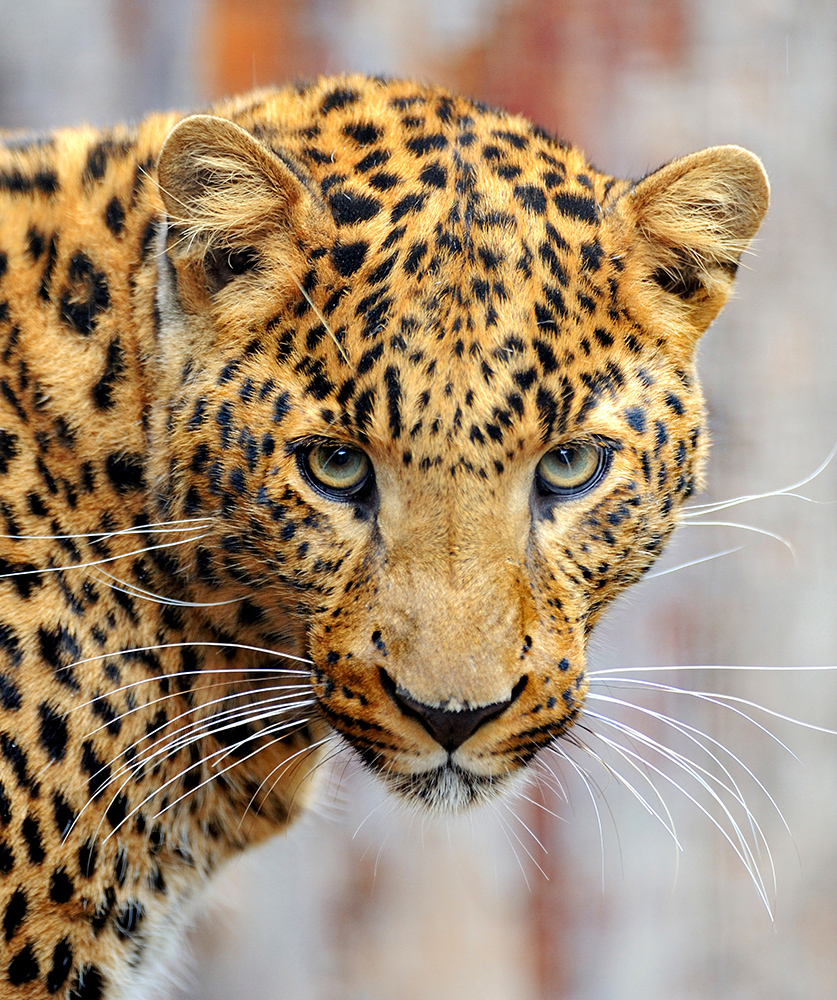
#> input picture dz62/leo.jpg, 837 x 1000 px
$ jupyter execute dz62_2.ipynb
#> lines starting #> are read from the running program, lines starting #| are printed output that depends on the picture
# Завдання

Використовуючи метод густини градієнта (HOG), напишіть код для витягування ознак з зображення.

# Розв'язок

[cell 1]
import cv2
import numpy as np
import matplotlib.pyplot as plt
from skimage.feature import hog
from skimage import data, exposure

[cell 2]
img = cv2.imread('leo.jpg')
#> img is the input picture: shape (1000, 837, 3); mean B, G, R 115.5, 141.6, 164.3
plt.axis('off')
plt.imshow(img)
plt.show()

[cell 3]
fd, hog_image = hog(img, orientations=8, pixels_per_cell=(16, 16),
                    cells_per_block=(1, 1), visualize=True, channel_axis=-1)
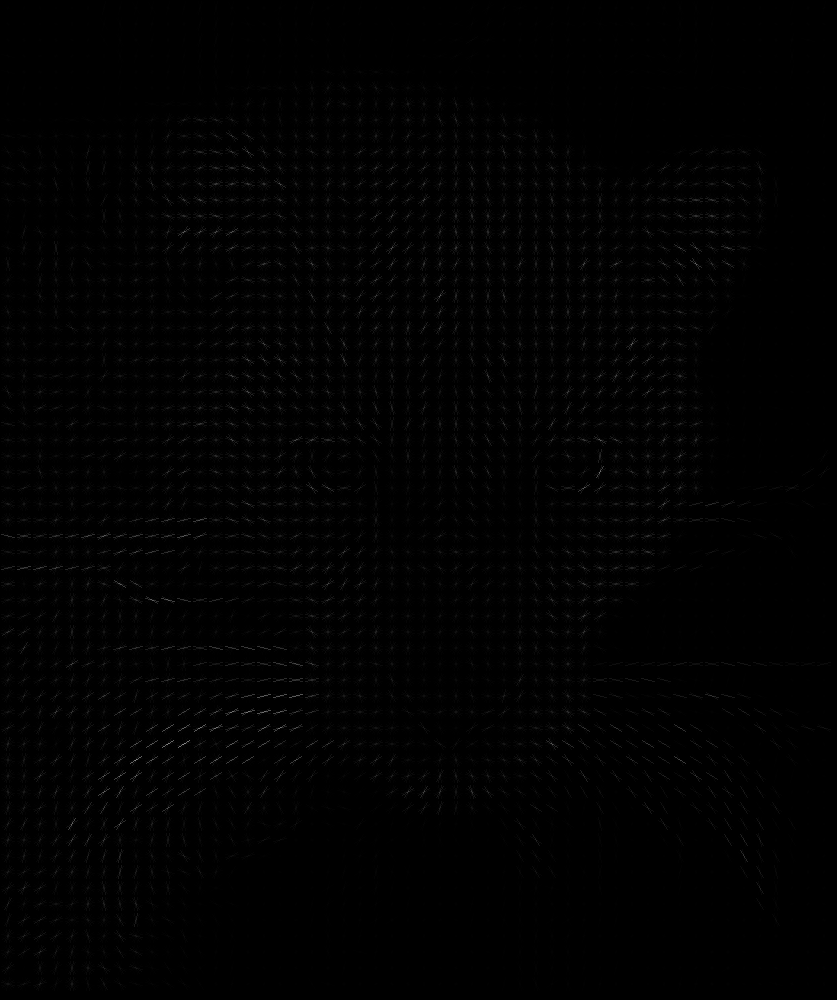
#> hog_image: shape (1000, 837) float64; min 0, max 139.3, mean 1.7

[cell 4]
fig, (ax1, ax2) = plt.subplots(1, 2, figsize=(8, 4), sharex=True, sharey=True)

ax1.axis('off')
ax1.imshow(img, cmap=plt.cm.gray)
ax1.set_title('Input image')

hog_image_rescaled = exposure.rescale_intensity(hog_image, in_range=(0, 10))
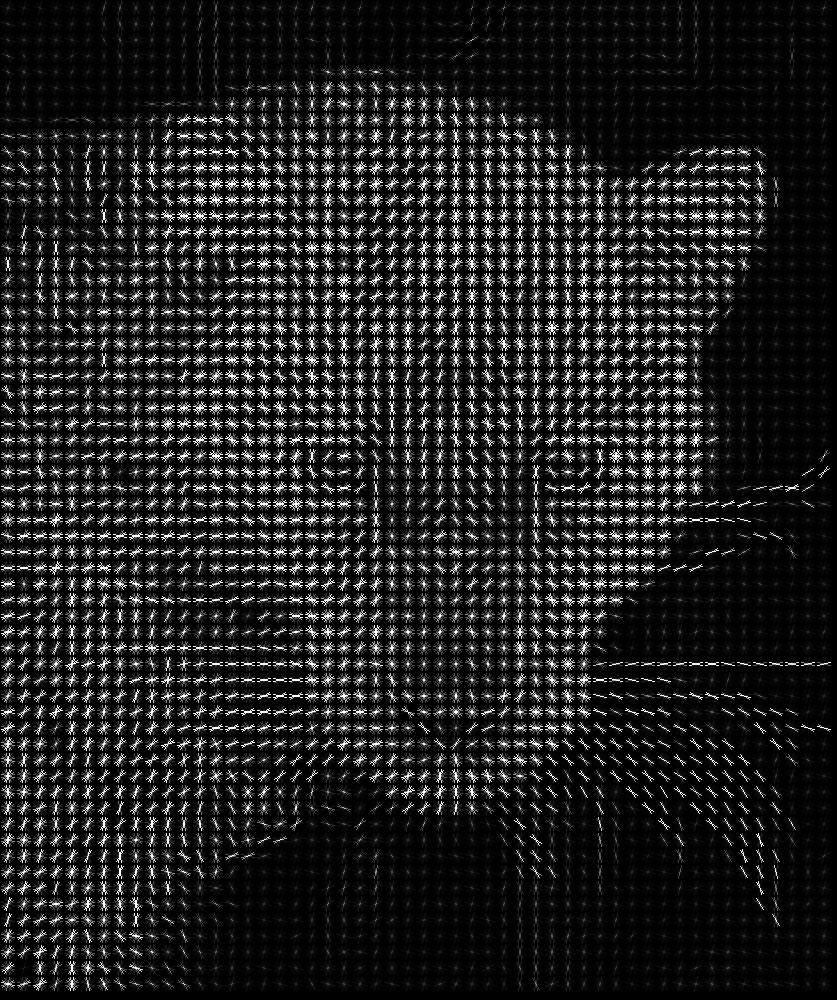
#> hog_image_rescaled: shape (1000, 837) float64; min 0, max 1, mean 0.127

ax2.axis('off')
ax2.imshow(hog_image_rescaled, cmap=plt.cm.gray)
ax2.set_title('Histogram of Oriented Gradients')
plt.show()
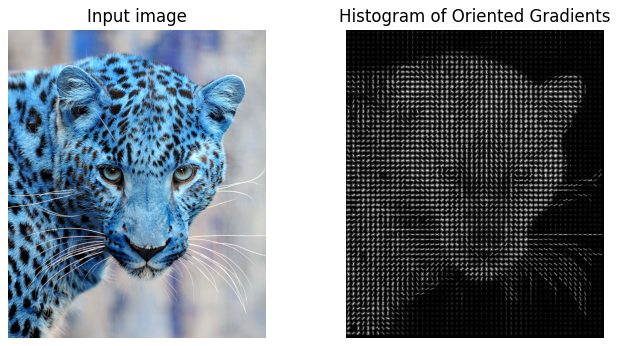
#> figure drawn by matplotlib, 2 panels; B, G, R data is drawn as R, G, B
